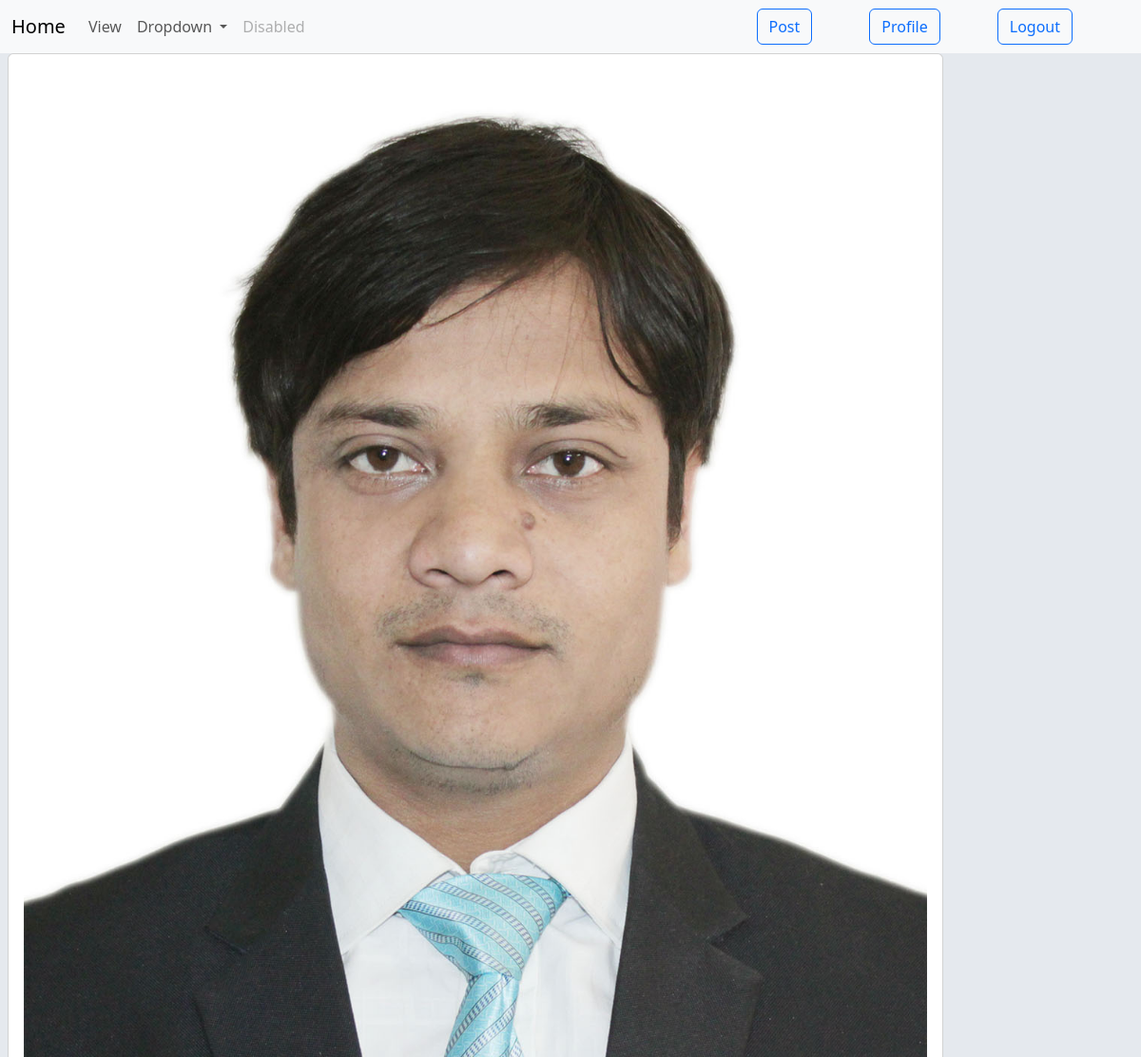
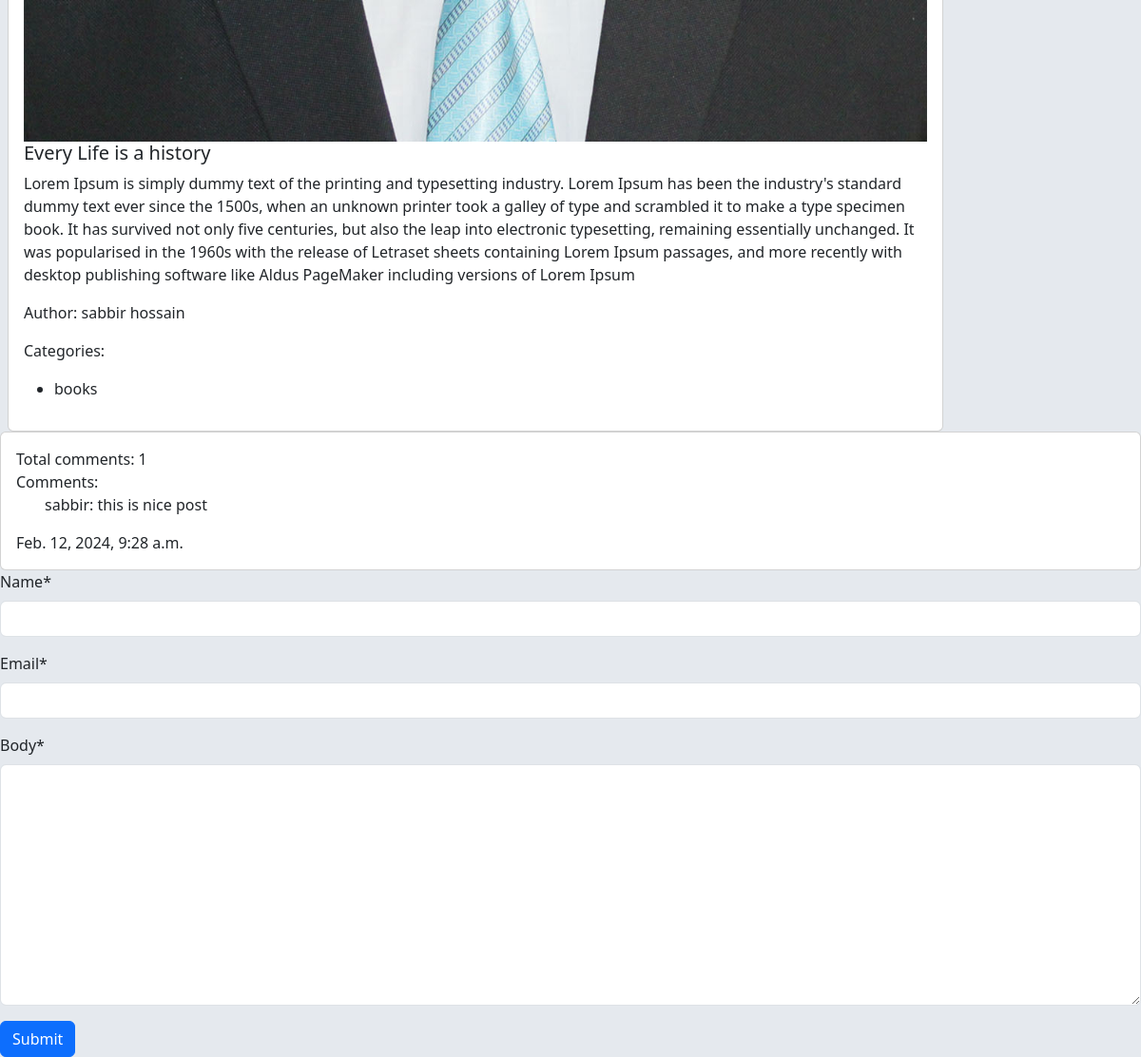
The page /post/details/3/ (signed in) on the database its author committed (2 pictures, top to bottom).
### post/models.py (models this page shows, shortened)
class Post(models.Model):
    title=models.CharField(max_length=50)
    content=models.TextField()
    categories=models.ManyToManyField(Cetagories)
    author=models.ForeignKey(User, on_delete=models.CASCADE)
    image = models.ImageField(upload_to ='post/uploads/', blank=True, null=True)

class Comment(models.Model):
    post=models.ForeignKey(Post, on_delete=models.CASCADE, related_name='comments')
    name=models.CharField(max_length=20)
    email=models.EmailField(unique=True)# ai mail die akta comments kora jabe
    body=models.TextField()
    created_on=models.DateTimeField(auto_now_add=True)

### cetagory/models.py (models this page shows, shortened)
class Cetagories(models.Model):
    name=models.CharField(max_length=100)
    slug=models.SlugField(max_length=100,null=True, blank=True)

### post/views.py (the view, shortened to what this page needs)
# urls.py: path('details/<int:id>/', views.UserDetailView.as_view(), name='details' ),
class UserDetailView(DetailView):
    model = models.Post
    template_name= 'details.html'
    pk_url_kwarg= 'id'
    def get_context_data(self, **kwargs):
        context=super().get_context_data(**kwargs)
        post=self.object # post moder object akhane store korlm
        comments=post.comments.all()# post er vitore j related_name dewa seta ullek kora holo
        form=forms.CommentsPost()
        context['comments']=comments
        context['comments_form']=form
        return context

### post/forms.py
class CommentsPost(forms.ModelForm):
    class Meta:
        model=Comment
        fields=['name', 'email', 'body']

### post/templates/details.html (shortened to what this page needs)
{% extends "base.html" %} {% load crispy_forms_tags %} {% block content %}
<div class="col-sm-10">
  <div class="card mx-2">
    <div class="card-body">
      {% if post.image %}
      <img src="{{ post.image.url }}" class="card-img-top" alt="..." />
      {% endif %}
      <h5 class="card-title">{{ post.title }}</h5>
      <p class="card-text">{{ post.content }}</p>
      <p>Author: {{ post.author.first_name }} {{ post.author.last_name }}</p>
      <p>Categories:</p>
      <ul>
        {% for cat in post.categories.all %}
        <li>{{ cat.name }}</li>
        {% endfor %}
      </ul>
    </div>
  </div>
</div>
<div class="card">
  <div class="card-body">
    Total comments: {{ comments | length }}
    Comments:
    {% for comment in comments %}
    <p style="margin-left:30px;">{{ comment.name }}: {{ comment.body }}  </p>
    {{comment.created_on}}
    {% endfor %}
  </div>
</div>
<form style="" method="post">
  {% csrf_token %} {{ comments_form | crispy }}
  <button class="btn btn-primary" type="submit">Submit</button>
</form>
{% endblock %}

### rows shown on the page
Post: image (picture), title "Every Life is a history", content "Lorem Ipsum is simply dummy text of the printing and typesetting industry. Lorem Ipsum has been the industry's standard dummy text ever since the 1500s, when an unknown printer took a galley of type and scrambled it to make a type specimen book. It has survived not only five centuries, but also the leap into electronic typesetting, remaining essentially unchanged. It was popularised in the 1960s with the release of Letraset sheets containing Lorem Ipsum passages, and more recently with desktop publishing software like Aldus PageMaker including versions of Lorem Ipsum", author.first_name "sabbir", author.last_name "hossain"
Cetagories: name "books"
Comment: name "sabbir", body "this is nice post", created_on "Feb. 12, 2024, 9:28 a.m."

### other values the page prints
{{ comments | length }} "1"
